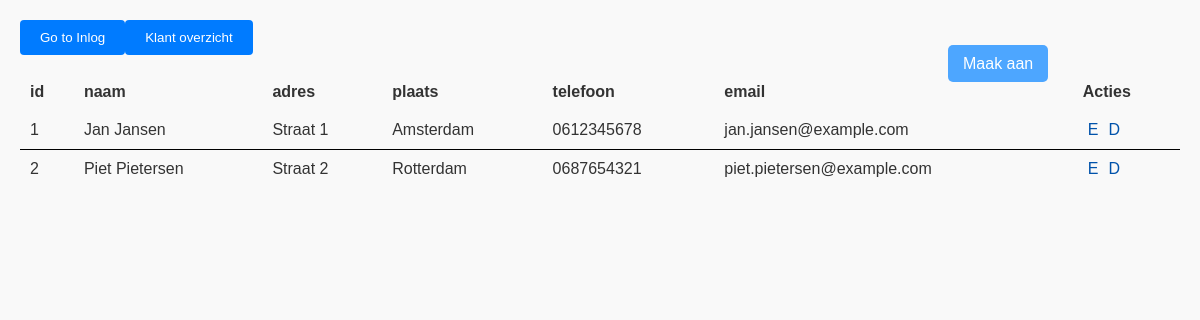
/Klant.php, run on the app's committed database.
### tables this page shows
CREATE TABLE `klant` (
  `id` int(11) NOT NULL,
  `naam` varchar(255) NOT NULL,
  `adres` varchar(255) NOT NULL,
  `plaats` varchar(255) NOT NULL,
  `telefoon` varchar(255) NOT NULL,
  `email` varchar(255) NOT NULL
);

### Oop.php (the view, shortened to what this page needs)
<link rel="stylesheet" href="styles.css">
<?php
class Table
{
    function __construct($table,$readonly, $cansee)
    {
            $database = new Database();
            $conn = $database->conn;
            echo "<a href='add.php?table=". $table. "'class='add'>Maak aan</a>";
            $stmt = $conn->prepare("DESCRIBE $table");
            $stmt->execute();
            $columns = $stmt->fetchAll(PDO::FETCH_COLUMN);
            ?>
            <table class="table table-hover">
                <thead>
                    <tr>
                        <?php foreach ($columns as $column) { ?>
                            <th><?php echo htmlspecialchars($column); ?></th>
                        <?php }
                        if ($readonly == false) {
                        ?>
                        <th>Acties</th>
                        <?php }?>
                    </tr>
                </thead>
                <tbody>
                    <?php
                    $stmt = $conn->prepare("SELECT * FROM $table");
                    $stmt->execute();
                    $data = $stmt->fetchAll(PDO::FETCH_ASSOC);
                    foreach ($data as $row)
                    {
                        ?>
                        <tr>
                            <?php foreach ($columns as $column) { ?>
                                <td><?php echo htmlspecialchars($row[$column]); ?></td>
                            <?php } ?>
                            <?php if ($readonly == false) { ?>
                            <td>
                                <?php
                                echo "<a href='./edit.php?menuid=" . $row['id'] . "&table=" . $table . "'>E</a>";
                                echo "<a href='".$_SERVER['REQUEST_URI']."?menuid=" . $row['id'] . "'>D</a>";
                                ?>
                            </td>
                            <?php } ?>
                        </tr>
                        <?php
                    }
                    ?>
                </tbody>
            </table>
            <?php
    }
}
?>

### Klant.php (shortened to what this page needs)
<?php
include_once('Oop.php');
echo '<button onclick="window.location.href=\'Login.php\'">Go to Inlog</button>';
echo '<button onclick="window.location.href=\'./klant.php\'">Klant overzicht</button>';
$table2 = new Table("klant",false,true);
?>

### styles.css (style rules this page uses)
table { width: 100%; border-collapse: collapse; }
th, td { padding: 10px; text-align: left; }
tr { border-bottom: 1px solid black; }
tr:last-child { border-bottom: none; }
.add { background-color: #4da6ff; color: white; border: none; padding: 10px 15px; font-size: 16px; cursor: pointer; border-radius: 5px; transition: background-color 0.3s ease; margin-left: 80%; }
a { text-decoration: none; color: #0052aa; margin: 0 5px; }
button { display: inline-block; padding: 10px 20px; background-color: #007BFF; color: #fff; border: none; border-radius: 4px; cursor: pointer; }

### data on the page
klant: id "1", naam "Jan Jansen", adres "Straat 1", plaats "Amsterdam", telefoon "0612345678", email "jan.jansen@example.com"
klant: id "2", naam "Piet Pietersen", adres "Straat 2", plaats "Rotterdam", telefoon "0687654321", email "piet.pietersen@example.com"

### other printed values
$column "id"
$column "naam"
$column "adres"
$column "plaats"
$column "telefoon"
$column "email"
